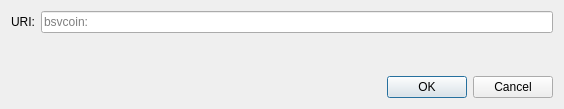
<?xml version="1.0" encoding="UTF-8"?>
<ui version="4.0">
 <class>OpenURIDialog</class>
 <widget class="QDialog" name="OpenURIDialog">
  <property name="geometry">
   <rect>
    <x>0</x>
    <y>0</y>
    <width>564</width>
    <height>109</height>
   </rect>
  </property>
  <property name="windowTitle">
   <string>Open bsvcoin URI</string>
  </property>
  <layout class="QVBoxLayout" name="verticalLayout">
   <item>
    <layout class="QHBoxLayout" name="horizontalLayout">
     <item>
      <widget class="QLabel" name="label">
       <property name="text">
        <string>URI:</string>
       </property>
      </widget>
     </item>
     <item>
      <widget class="QValidatedLineEdit" name="uriEdit">
       <property name="placeholderText">
        <string notr="true">bsvcoin:</string>
       </property>
      </widget>
     </item>
    </layout>
   </item>
   <item>
    <spacer name="verticalSpacer">
     <property name="orientation">
      <enum>Qt::Vertical</enum>
     </property>
     <property name="sizeHint" stdset="0">
      <size>
       <width>20</width>
       <height>40</height>
      </size>
     </property>
    </spacer>
   </item>
   <item>
    <widget class="QDialogButtonBox" name="buttonBox">
     <property name="orientation">
      <enum>Qt::Horizontal</enum>
     </property>
     <property name="standardButtons">
      <set>QDialogButtonBox::Cancel|QDialogButtonBox::Ok</set>
     </property>
    </widget>
   </item>
  </layout>
 </widget>
 <customwidgets>
  <customwidget>
   <class>QValidatedLineEdit</class>
   <extends>QLineEdit</extends>
   <header>qt/qvalidatedlineedit.h</header>
  </customwidget>
 </customwidgets>
 <resources/>
 <connections>
  <connection>
   <sender>buttonBox</sender>
   <signal>accepted()</signal>
   <receiver>OpenURIDialog</receiver>
   <slot>accept()</slot>
   <hints>
    <hint type="sourcelabel">
     <x>248</x>
     <y>254</y>
    </hint>
    <hint type="destinationlabel">
     <x>157</x>
     <y>274</y>
    </hint>
   </hints>
  </connection>
  <connection>
   <sender>buttonBox</sender>
   <signal>rejected()</signal>
   <receiver>OpenURIDialog</receiver>
   <slot>reject()</slot>
   <hints>
    <hint type="sourcelabel">
     <x>316</x>
     <y>260</y>
    </hint>
    <hint type="destinationlabel">
     <x>286</x>
     <y>274</y>
    </hint>
   </hints>
  </connection>
 </connections>
</ui>
